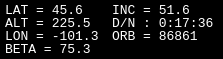
<?xml version="1.0" encoding="UTF-8"?>
<ui version="4.0">
 <class>CoordISS</class>
 <widget class="QFrame" name="CoordISS">
  <property name="geometry">
   <rect>
    <x>0</x>
    <y>0</y>
    <width>223</width>
    <height>59</height>
   </rect>
  </property>
  <property name="minimumSize">
   <size>
    <width>223</width>
    <height>46</height>
   </size>
  </property>
  <property name="palette">
   <palette>
    <active>
     <colorrole role="WindowText">
      <brush brushstyle="SolidPattern">
       <color alpha="255">
        <red>255</red>
        <green>255</green>
        <blue>255</blue>
       </color>
      </brush>
     </colorrole>
     <colorrole role="Button">
      <brush brushstyle="SolidPattern">
       <color alpha="255">
        <red>0</red>
        <green>0</green>
        <blue>0</blue>
       </color>
      </brush>
     </colorrole>
     <colorrole role="Light">
      <brush brushstyle="SolidPattern">
       <color alpha="255">
        <red>0</red>
        <green>0</green>
        <blue>0</blue>
       </color>
      </brush>
     </colorrole>
     <colorrole role="Midlight">
      <brush brushstyle="SolidPattern">
       <color alpha="255">
        <red>0</red>
        <green>0</green>
        <blue>0</blue>
       </color>
      </brush>
     </colorrole>
     <colorrole role="Dark">
      <brush brushstyle="SolidPattern">
       <color alpha="255">
        <red>0</red>
        <green>0</green>
        <blue>0</blue>
       </color>
      </brush>
     </colorrole>
     <colorrole role="Mid">
      <brush brushstyle="SolidPattern">
       <color alpha="255">
        <red>0</red>
        <green>0</green>
        <blue>0</blue>
       </color>
      </brush>
     </colorrole>
     <colorrole role="Text">
      <brush brushstyle="SolidPattern">
       <color alpha="255">
        <red>255</red>
        <green>255</green>
        <blue>255</blue>
       </color>
      </brush>
     </colorrole>
     <colorrole role="BrightText">
      <brush brushstyle="SolidPattern">
       <color alpha="255">
        <red>255</red>
        <green>255</green>
        <blue>255</blue>
       </color>
      </brush>
     </colorrole>
     <colorrole role="ButtonText">
      <brush brushstyle="SolidPattern">
       <color alpha="255">
        <red>255</red>
        <green>255</green>
        <blue>255</blue>
       </color>
      </brush>
     </colorrole>
     <colorrole role="Base">
      <brush brushstyle="SolidPattern">
       <color alpha="255">
        <red>0</red>
        <green>0</green>
        <blue>0</blue>
       </color>
      </brush>
     </colorrole>
     <colorrole role="Window">
      <brush brushstyle="SolidPattern">
       <color alpha="255">
        <red>0</red>
        <green>0</green>
        <blue>0</blue>
       </color>
      </brush>
     </colorrole>
     <colorrole role="Shadow">
      <brush brushstyle="SolidPattern">
       <color alpha="255">
        <red>0</red>
        <green>0</green>
        <blue>0</blue>
       </color>
      </brush>
     </colorrole>
     <colorrole role="AlternateBase">
      <brush brushstyle="SolidPattern">
       <color alpha="255">
        <red>0</red>
        <green>0</green>
        <blue>0</blue>
       </color>
      </brush>
     </colorrole>
     <colorrole role="ToolTipBase">
      <brush brushstyle="SolidPattern">
       <color alpha="255">
        <red>255</red>
        <green>255</green>
        <blue>220</blue>
       </color>
      </brush>
     </colorrole>
     <colorrole role="ToolTipText">
      <brush brushstyle="SolidPattern">
       <color alpha="255">
        <red>0</red>
        <green>0</green>
        <blue>0</blue>
       </color>
      </brush>
     </colorrole>
     <colorrole role="PlaceholderText">
      <brush brushstyle="SolidPattern">
       <color alpha="128">
        <red>255</red>
        <green>255</green>
        <blue>255</blue>
       </color>
      </brush>
     </colorrole>
    </active>
    <inactive>
     <colorrole role="WindowText">
      <brush brushstyle="SolidPattern">
       <color alpha="255">
        <red>255</red>
        <green>255</green>
        <blue>255</blue>
       </color>
      </brush>
     </colorrole>
     <colorrole role="Button">
      <brush brushstyle="SolidPattern">
       <color alpha="255">
        <red>0</red>
        <green>0</green>
        <blue>0</blue>
       </color>
      </brush>
     </colorrole>
     <colorrole role="Light">
      <brush brushstyle="SolidPattern">
       <color alpha="255">
        <red>0</red>
        <green>0</green>
        <blue>0</blue>
       </color>
      </brush>
     </colorrole>
     <colorrole role="Midlight">
      <brush brushstyle="SolidPattern">
       <color alpha="255">
        <red>0</red>
        <green>0</green>
        <blue>0</blue>
       </color>
      </brush>
     </colorrole>
     <colorrole role="Dark">
      <brush brushstyle="SolidPattern">
       <color alpha="255">
        <red>0</red>
        <green>0</green>
        <blue>0</blue>
       </color>
      </brush>
     </colorrole>
     <colorrole role="Mid">
      <brush brushstyle="SolidPattern">
       <color alpha="255">
        <red>0</red>
        <green>0</green>
        <blue>0</blue>
       </color>
      </brush>
     </colorrole>
     <colorrole role="Text">
      <brush brushstyle="SolidPattern">
       <color alpha="255">
        <red>255</red>
        <green>255</green>
        <blue>255</blue>
       </color>
      </brush>
     </colorrole>
     <colorrole role="BrightText">
      <brush brushstyle="SolidPattern">
       <color alpha="255">
        <red>255</red>
        <green>255</green>
        <blue>255</blue>
       </color>
      </brush>
     </colorrole>
     <colorrole role="ButtonText">
      <brush brushstyle="SolidPattern">
       <color alpha="255">
        <red>255</red>
        <green>255</green>
        <blue>255</blue>
       </color>
      </brush>
     </colorrole>
     <colorrole role="Base">
      <brush brushstyle="SolidPattern">
       <color alpha="255">
        <red>0</red>
        <green>0</green>
        <blue>0</blue>
       </color>
      </brush>
     </colorrole>
     <colorrole role="Window">
      <brush brushstyle="SolidPattern">
       <color alpha="255">
        <red>0</red>
        <green>0</green>
        <blue>0</blue>
       </color>
      </brush>
     </colorrole>
     <colorrole role="Shadow">
      <brush brushstyle="SolidPattern">
       <color alpha="255">
        <red>0</red>
        <green>0</green>
        <blue>0</blue>
       </color>
      </brush>
     </colorrole>
     <colorrole role="AlternateBase">
      <brush brushstyle="SolidPattern">
       <color alpha="255">
        <red>0</red>
        <green>0</green>
        <blue>0</blue>
       </color>
      </brush>
     </colorrole>
     <colorrole role="ToolTipBase">
      <brush brushstyle="SolidPattern">
       <color alpha="255">
        <red>255</red>
        <green>255</green>
        <blue>220</blue>
       </color>
      </brush>
     </colorrole>
     <colorrole role="ToolTipText">
      <brush brushstyle="SolidPattern">
       <color alpha="255">
        <red>0</red>
        <green>0</green>
        <blue>0</blue>
       </color>
      </brush>
     </colorrole>
     <colorrole role="PlaceholderText">
      <brush brushstyle="SolidPattern">
       <color alpha="128">
        <red>255</red>
        <green>255</green>
        <blue>255</blue>
       </color>
      </brush>
     </colorrole>
    </inactive>
    <disabled>
     <colorrole role="WindowText">
      <brush brushstyle="SolidPattern">
       <color alpha="255">
        <red>0</red>
        <green>0</green>
        <blue>0</blue>
       </color>
      </brush>
     </colorrole>
     <colorrole role="Button">
      <brush brushstyle="SolidPattern">
       <color alpha="255">
        <red>0</red>
        <green>0</green>
        <blue>0</blue>
       </color>
      </brush>
     </colorrole>
     <colorrole role="Light">
      <brush brushstyle="SolidPattern">
       <color alpha="255">
        <red>0</red>
        <green>0</green>
        <blue>0</blue>
       </color>
      </brush>
     </colorrole>
     <colorrole role="Midlight">
      <brush brushstyle="SolidPattern">
       <color alpha="255">
        <red>0</red>
        <green>0</green>
        <blue>0</blue>
       </color>
      </brush>
     </colorrole>
     <colorrole role="Dark">
      <brush brushstyle="SolidPattern">
       <color alpha="255">
        <red>0</red>
        <green>0</green>
        <blue>0</blue>
       </color>
      </brush>
     </colorrole>
     <colorrole role="Mid">
      <brush brushstyle="SolidPattern">
       <color alpha="255">
        <red>0</red>
        <green>0</green>
        <blue>0</blue>
       </color>
      </brush>
     </colorrole>
     <colorrole role="Text">
      <brush brushstyle="SolidPattern">
       <color alpha="255">
        <red>0</red>
        <green>0</green>
        <blue>0</blue>
       </color>
      </brush>
     </colorrole>
     <colorrole role="BrightText">
      <brush brushstyle="SolidPattern">
       <color alpha="255">
        <red>255</red>
        <green>255</green>
        <blue>255</blue>
       </color>
      </brush>
     </colorrole>
     <colorrole role="ButtonText">
      <brush brushstyle="SolidPattern">
       <color alpha="255">
        <red>0</red>
        <green>0</green>
        <blue>0</blue>
       </color>
      </brush>
     </colorrole>
     <colorrole role="Base">
      <brush brushstyle="SolidPattern">
       <color alpha="255">
        <red>0</red>
        <green>0</green>
        <blue>0</blue>
       </color>
      </brush>
     </colorrole>
     <colorrole role="Window">
      <brush brushstyle="SolidPattern">
       <color alpha="255">
        <red>0</red>
        <green>0</green>
        <blue>0</blue>
       </color>
      </brush>
     </colorrole>
     <colorrole role="Shadow">
      <brush brushstyle="SolidPattern">
       <color alpha="255">
        <red>0</red>
        <green>0</green>
        <blue>0</blue>
       </color>
      </brush>
     </colorrole>
     <colorrole role="AlternateBase">
      <brush brushstyle="SolidPattern">
       <color alpha="255">
        <red>0</red>
        <green>0</green>
        <blue>0</blue>
       </color>
      </brush>
     </colorrole>
     <colorrole role="ToolTipBase">
      <brush brushstyle="SolidPattern">
       <color alpha="255">
        <red>255</red>
        <green>255</green>
        <blue>220</blue>
       </color>
      </brush>
     </colorrole>
     <colorrole role="ToolTipText">
      <brush brushstyle="SolidPattern">
       <color alpha="255">
        <red>0</red>
        <green>0</green>
        <blue>0</blue>
       </color>
      </brush>
     </colorrole>
     <colorrole role="PlaceholderText">
      <brush brushstyle="SolidPattern">
       <color alpha="128">
        <red>255</red>
        <green>255</green>
        <blue>255</blue>
       </color>
      </brush>
     </colorrole>
    </disabled>
   </palette>
  </property>
  <property name="mouseTracking">
   <bool>true</bool>
  </property>
  <property name="windowTitle">
   <string notr="true">Frame</string>
  </property>
  <property name="autoFillBackground">
   <bool>true</bool>
  </property>
  <property name="frameShape">
   <enum>QFrame::StyledPanel</enum>
  </property>
  <widget class="QLabel" name="inclinaisonISS">
   <property name="geometry">
    <rect>
     <x>112</x>
     <y>0</y>
     <width>108</width>
     <height>21</height>
    </rect>
   </property>
   <property name="palette">
    <palette>
     <active>
      <colorrole role="WindowText">
       <brush brushstyle="SolidPattern">
        <color alpha="255">
         <red>255</red>
         <green>255</green>
         <blue>255</blue>
        </color>
       </brush>
      </colorrole>
     </active>
     <inactive>
      <colorrole role="WindowText">
       <brush brushstyle="SolidPattern">
        <color alpha="255">
         <red>255</red>
         <green>255</green>
         <blue>255</blue>
        </color>
       </brush>
      </colorrole>
     </inactive>
     <disabled>
      <colorrole role="WindowText">
       <brush brushstyle="SolidPattern">
        <color alpha="255">
         <red>120</red>
         <green>120</green>
         <blue>120</blue>
        </color>
       </brush>
      </colorrole>
     </disabled>
    </palette>
   </property>
   <property name="font">
    <font>
     <family>Lucida Console</family>
     <pointsize>10</pointsize>
    </font>
   </property>
   <property name="mouseTracking">
    <bool>true</bool>
   </property>
   <property name="text">
    <string notr="true">INC = 51.6</string>
   </property>
  </widget>
  <widget class="QLabel" name="nextTransitionISS">
   <property name="geometry">
    <rect>
     <x>112</x>
     <y>13</y>
     <width>121</width>
     <height>21</height>
    </rect>
   </property>
   <property name="palette">
    <palette>
     <active>
      <colorrole role="WindowText">
       <brush brushstyle="SolidPattern">
        <color alpha="255">
         <red>255</red>
         <green>255</green>
         <blue>255</blue>
        </color>
       </brush>
      </colorrole>
     </active>
     <inactive>
      <colorrole role="WindowText">
       <brush brushstyle="SolidPattern">
        <color alpha="255">
         <red>255</red>
         <green>255</green>
         <blue>255</blue>
        </color>
       </brush>
      </colorrole>
     </inactive>
     <disabled>
      <colorrole role="WindowText">
       <brush brushstyle="SolidPattern">
        <color alpha="255">
         <red>120</red>
         <green>120</green>
         <blue>120</blue>
        </color>
       </brush>
      </colorrole>
     </disabled>
    </palette>
   </property>
   <property name="font">
    <font>
     <family>Lucida Console</family>
     <pointsize>10</pointsize>
    </font>
   </property>
   <property name="mouseTracking">
    <bool>true</bool>
   </property>
   <property name="text">
    <string notr="true">D/N : 0:17:36</string>
   </property>
  </widget>
  <widget class="QLabel" name="longitudeISS">
   <property name="geometry">
    <rect>
     <x>5</x>
     <y>26</y>
     <width>108</width>
     <height>21</height>
    </rect>
   </property>
   <property name="palette">
    <palette>
     <active>
      <colorrole role="WindowText">
       <brush brushstyle="SolidPattern">
        <color alpha="255">
         <red>255</red>
         <green>255</green>
         <blue>255</blue>
        </color>
       </brush>
      </colorrole>
     </active>
     <inactive>
      <colorrole role="WindowText">
       <brush brushstyle="SolidPattern">
        <color alpha="255">
         <red>255</red>
         <green>255</green>
         <blue>255</blue>
        </color>
       </brush>
      </colorrole>
     </inactive>
     <disabled>
      <colorrole role="WindowText">
       <brush brushstyle="SolidPattern">
        <color alpha="255">
         <red>120</red>
         <green>120</green>
         <blue>120</blue>
        </color>
       </brush>
      </colorrole>
     </disabled>
    </palette>
   </property>
   <property name="font">
    <font>
     <family>Lucida Console</family>
     <pointsize>10</pointsize>
    </font>
   </property>
   <property name="mouseTracking">
    <bool>true</bool>
   </property>
   <property name="text">
    <string notr="true">LON = -101.3</string>
   </property>
  </widget>
  <widget class="QLabel" name="orbiteISS">
   <property name="geometry">
    <rect>
     <x>112</x>
     <y>26</y>
     <width>108</width>
     <height>21</height>
    </rect>
   </property>
   <property name="palette">
    <palette>
     <active>
      <colorrole role="WindowText">
       <brush brushstyle="SolidPattern">
        <color alpha="255">
         <red>255</red>
         <green>255</green>
         <blue>255</blue>
        </color>
       </brush>
      </colorrole>
     </active>
     <inactive>
      <colorrole role="WindowText">
       <brush brushstyle="SolidPattern">
        <color alpha="255">
         <red>255</red>
         <green>255</green>
         <blue>255</blue>
        </color>
       </brush>
      </colorrole>
     </inactive>
     <disabled>
      <colorrole role="WindowText">
       <brush brushstyle="SolidPattern">
        <color alpha="255">
         <red>120</red>
         <green>120</green>
         <blue>120</blue>
        </color>
       </brush>
      </colorrole>
     </disabled>
    </palette>
   </property>
   <property name="font">
    <font>
     <family>Lucida Console</family>
     <pointsize>10</pointsize>
    </font>
   </property>
   <property name="mouseTracking">
    <bool>true</bool>
   </property>
   <property name="text">
    <string notr="true">ORB = 86861</string>
   </property>
  </widget>
  <widget class="QLabel" name="latitudeISS">
   <property name="geometry">
    <rect>
     <x>5</x>
     <y>0</y>
     <width>108</width>
     <height>21</height>
    </rect>
   </property>
   <property name="palette">
    <palette>
     <active>
      <colorrole role="WindowText">
       <brush brushstyle="SolidPattern">
        <color alpha="255">
         <red>255</red>
         <green>255</green>
         <blue>255</blue>
        </color>
       </brush>
      </colorrole>
     </active>
     <inactive>
      <colorrole role="WindowText">
       <brush brushstyle="SolidPattern">
        <color alpha="255">
         <red>255</red>
         <green>255</green>
         <blue>255</blue>
        </color>
       </brush>
      </colorrole>
     </inactive>
     <disabled>
      <colorrole role="WindowText">
       <brush brushstyle="SolidPattern">
        <color alpha="255">
         <red>120</red>
         <green>120</green>
         <blue>120</blue>
        </color>
       </brush>
      </colorrole>
     </disabled>
    </palette>
   </property>
   <property name="font">
    <font>
     <family>Lucida Console</family>
     <pointsize>10</pointsize>
    </font>
   </property>
   <property name="mouseTracking">
    <bool>true</bool>
   </property>
   <property name="text">
    <string notr="true">LAT = 45.6</string>
   </property>
  </widget>
  <widget class="QLabel" name="altitudeISS">
   <property name="geometry">
    <rect>
     <x>5</x>
     <y>13</y>
     <width>108</width>
     <height>21</height>
    </rect>
   </property>
   <property name="palette">
    <palette>
     <active>
      <colorrole role="WindowText">
       <brush brushstyle="SolidPattern">
        <color alpha="255">
         <red>255</red>
         <green>255</green>
         <blue>255</blue>
        </color>
       </brush>
      </colorrole>
     </active>
     <inactive>
      <colorrole role="WindowText">
       <brush brushstyle="SolidPattern">
        <color alpha="255">
         <red>255</red>
         <green>255</green>
         <blue>255</blue>
        </color>
       </brush>
      </colorrole>
     </inactive>
     <disabled>
      <colorrole role="WindowText">
       <brush brushstyle="SolidPattern">
        <color alpha="255">
         <red>120</red>
         <green>120</green>
         <blue>120</blue>
        </color>
       </brush>
      </colorrole>
     </disabled>
    </palette>
   </property>
   <property name="font">
    <font>
     <family>Lucida Console</family>
     <pointsize>10</pointsize>
    </font>
   </property>
   <property name="mouseTracking">
    <bool>true</bool>
   </property>
   <property name="text">
    <string notr="true">ALT = 225.5</string>
   </property>
  </widget>
  <widget class="QLabel" name="betaISS">
   <property name="geometry">
    <rect>
     <x>5</x>
     <y>39</y>
     <width>108</width>
     <height>21</height>
    </rect>
   </property>
   <property name="palette">
    <palette>
     <active>
      <colorrole role="WindowText">
       <brush brushstyle="SolidPattern">
        <color alpha="255">
         <red>255</red>
         <green>255</green>
         <blue>255</blue>
        </color>
       </brush>
      </colorrole>
     </active>
     <inactive>
      <colorrole role="WindowText">
       <brush brushstyle="SolidPattern">
        <color alpha="255">
         <red>255</red>
         <green>255</green>
         <blue>255</blue>
        </color>
       </brush>
      </colorrole>
     </inactive>
     <disabled>
      <colorrole role="WindowText">
       <brush brushstyle="SolidPattern">
        <color alpha="255">
         <red>120</red>
         <green>120</green>
         <blue>120</blue>
        </color>
       </brush>
      </colorrole>
     </disabled>
    </palette>
   </property>
   <property name="font">
    <font>
     <family>Lucida Console</family>
     <pointsize>10</pointsize>
    </font>
   </property>
   <property name="mouseTracking">
    <bool>true</bool>
   </property>
   <property name="text">
    <string notr="true">BETA = 75.3</string>
   </property>
  </widget>
 </widget>
 <resources/>
 <connections/>
</ui>
